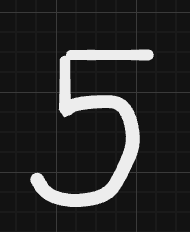
#> input picture scribbletex/Example.png, 190 x 232 px, found by its file name
$ python openCVMain.py
#> lines starting #> are read from the running program, lines starting #| are printed output that depends on the picture; after the words box and inside, x2 and y2 are one past the last pixel; in counts of white or black regions, pixels touching at a corner belong together
### scribbletex/src/imageToNumpy.py
import numpy as np
import cv2


def toGrayscale(image):
    """ Converts to grayscale, 1s and 0s ONLY"""
    threshold = 0.5
    gray = cv2.cvtColor(image, cv2.COLOR_BGR2GRAY)

    zerosAndOnes = gray / 255
    zerosAndOnes[zerosAndOnes <= threshold] = 0
    zerosAndOnes[zerosAndOnes >= threshold] = 1

    return zerosAndOnes

def underlyingRows(grayImage):
    """ The most important concept. Squashes, as of writing, all of the rows onto itself in order to see the horizontal
    area of each possible letter. For instance,

    00100
    00100    => [0, 0, 1, 0, 0]
    00100

    """

    compressed = np.any(grayImage == 1, axis=0).astype(int)
    return compressed

#DEPRECATED
def underlyingCols(grayImage):
    """ DEPRECATED: Same as above but for columns"""

    compressed = np.any(grayImage == 1, axis=1).astype(int)

    return compressed

def groupOnes1xD(rowImage):
    """ Input a 1 x D array, create a list that has all of start and end indices of every groupings of ones in a tuple
    Return an array of size 2 begin/end indices
    """

    groupings = [] # main array that will hold [begin, end] of contigous 1s
    numElements = rowImage.shape[0]
    sameString = False # state machine, baby
    temp = []

    for index in range(numElements):
        if (rowImage[index] == 1):
            if not sameString:
                sameString = True
                temp.append(index)
        else:
            if (sameString and index != 0):
                temp.append(index - 1)
                groupings.append(temp)
                temp = []
            sameString = False

    return groupings

    #groupOnesVertically
def groupOnesVert(img):
    """ Given a 2D array, find where the 1s begin and end from top down
    This is a helper method for getSubarrays and the goal is for a segment of the full array to be plugged in.
    """
    oneRows = np.any(img, axis=1)
    oneIndices = np.where(oneRows)[0]
    firstOccurrance = oneIndices[0] if oneIndices.size > 0 else None
    lastOccurance = oneIndices[-1] if oneIndices.size > 0 else None
    return firstOccurrance, lastOccurance


def getSubarrays(img, row):
    """ Given the big picture (2D array), be able to split letter by letter and return a 3D array"""
    subArrays = [] # holds all of the subArrays/subPicture
    for grouping in row:
        arr = img[:, grouping[0] : grouping[1]] #Captures the rows for one group
        firstOccurrance, lastOccurance = groupOnesVert(arr) #Captures the first and last heights
        arr = arr[firstOccurrance:lastOccurance, :]
        subArrays.append(arr)

    return subArrays

def SINGLEresizeSmaller(img, padding):
    """ Given any size large image (2D Array), minimize and add a specified amount of padding
    The resulting image must always be 45x45 based on the specifications of the ML model
    """
    if (padding > 23):
        print("REDUCE THE PADDING.")
    else:
        subtract = padding * 2 #T his is how big the canvas must be because the padding will be added in last
        canvassize = 45 - subtract # This is both the height and the width
        reducedImg = cv2.resize(img, (canvassize, canvassize)) # Reduce image size
        padded = np.pad(reducedImg, padding, mode = "constant", constant_values=0) # Do some padding
        return padded

def MULTIresizeSmaller(imgs, padding):
    """ Takes in a 3D array, calls SINGLEresizeSmaller on every layer and returns a 3D array """
    imgs = np.array(imgs)
    numLayers = imgs.shape[0]
    resizedImgs = []

    for index in range(numLayers):
        resized = SINGLEresizeSmaller(imgs[index], padding)
        resizedImgs.append(resized)

    return resizedImgs


# [5 lines left out: function convertAll2D, not called in this run]


### scribbletex/src/openCVMain.py
import numpy as np
import cv2

from imageToNumpy import *

def main(imgFileName):
    print("______________________________________________________________")
    #______________LOAD FILE_________________
    # file paths, right now, this only runs on Jonathan's machine

    img = cv2.imread(imgFileName) #convert into a numpy array
#> img is the input picture: shape (232, 190, 3); min 18, max 237, mean 42.9

    print("Loaded image shape: " + str(img.shape))
#| Loaded image shape: (232, 190, 3)
    print()
    print("______________________________________________________________")

    #________________GRAYSCALE_______________________
    gray = toGrayscale(img)
#> in toGrayscale, `zerosAndOnes[zerosAndOnes <= threshold] = 0`:
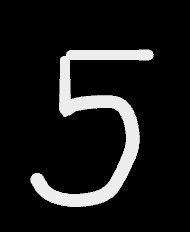
#> zerosAndOnes: shape (232, 190) float64; min 0, max 0.929, mean 0.0972
#> in toGrayscale, `zerosAndOnes[zerosAndOnes >= threshold] = 1`:
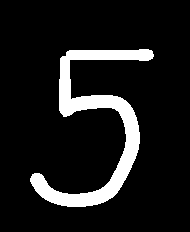
#> zerosAndOnes: shape (232, 190) float64; values 0 (black) and 1 (white), 10.7% white; 1 white region, box (x1, y1, x2, y2) and area: (30, 49, 154, 207) 4729

    print("Export gray image to grayscale for testing purposes")
    # For testing purposes, export to txt
    np.savetxt("gray.txt", gray, fmt='%d')
    print()
    print("______________________________________________________________")
    #________________UNDERLYING ROWS AND COLS__________________

    rows = underlyingRows(gray) #Get the 1D array of rows collapsed
#> in underlyingRows, `compressed = np.any(grayImage == 1, axis=0).astype(int)`: compressed = 190 values, max 1 at index 30, min 0 at index 0, mean 0.653
#> rows has the same summary as compressed in underlyingRows
    cols = underlyingCols(gray) #DEPRECATED: get 1D array of columns collapsed
#> in underlyingCols, `compressed = np.any(grayImage == 1, axis=1).astype(int)`: compressed = 232 values, max 1 at index 49, min 0 at index 0, mean 0.681
#> cols has the same summary as compressed in underlyingCols

    print("Rows: " + str(rows))
#| Rows: [0 0 0 0 0 0 0 0 0 0 0 0 0 0 0 0 0 0 0 0 0 0 0 0 0 0 0 0 0 0 1 1 1 1 1 1 1
#|  1 1 1 1 1 1 1 1 1 1 1 1 1 1 1 1 1 1 1 1 1 1 1 1 1 1 1 1 1 1 1 1 1 1 1 1 1
#|  1 1 1 1 1 1 1 1 1 1 1 1 1 1 1 1 1 1 1 1 1 1 1 1 1 1 1 1 1 1 1 1 1 1 1 1 1
#|  1 1 1 1 1 1 1 1 1 1 1 1 1 1 1 1 1 1 1 1 1 1 1 1 1 1 1 1 1 1 1 1 1 1 1 1 1
#|  1 1 1 1 1 1 0 0 0 0 0 0 0 0 0 0 0 0 0 0 0 0 0 0 0 0 0 0 0 0 0 0 0 0 0 0 0
#|  0 0 0 0 0]
    print("Cols: " + str(cols))
#| Cols: [0 0 0 0 0 0 0 0 0 0 0 0 0 0 0 0 0 0 0 0 0 0 0 0 0 0 0 0 0 0 0 0 0 0 0 0 0
#|  0 0 0 0 0 0 0 0 0 0 0 0 1 1 1 1 1 1 1 1 1 1 1 1 1 1 1 1 1 1 1 1 1 1 1 1 1
#|  1 1 1 1 1 1 1 1 1 1 1 1 1 1 1 1 1 1 1 1 1 1 1 1 1 1 1 1 1 1 1 1 1 1 1 1 1
#|  1 1 1 1 1 1 1 1 1 1 1 1 1 1 1 1 1 1 1 1 1 1 1 1 1 1 1 1 1 1 1 1 1 1 1 1 1
#|  1 1 1 1 1 1 1 1 1 1 1 1 1 1 1 1 1 1 1 1 1 1 1 1 1 1 1 1 1 1 1 1 1 1 1 1 1
#|  1 1 1 1 1 1 1 1 1 1 1 1 1 1 1 1 1 1 1 1 1 1 0 0 0 0 0 0 0 0 0 0 0 0 0 0 0
#|  0 0 0 0 0 0 0 0 0 0]
    print()
    print("______________________________________________________________")

    #_____________GROUPINGS_________________
    testExampleRow = np.array([0, 0, 1, 1, 1, 0, 0, 1, 1, 1, 1, 0, 0])
    testExampleCol = np.array([[0], [0], [1], [1], [1], [0], [0], [1], [1], [1], [1], [0], [0]])
    groups = groupOnes1xD(rows)
#> after the loop in groupOnes1xD, `for index in range(numElements):`: groupings = [[30, 153]]
#> groups = [[30, 153]]

    #_____________GET SUBARRAY______________
    subarray = getSubarrays(gray, groups)
#> the loop in getSubarrays, `for grouping in row:` made 1 pass
#> (grouping, firstOccurrance, lastOccurance) on pass 1: ([30, 153], 49, 206)
#> pass 1, in getSubarrays, `arr = img[:, grouping[0] : grouping[1]]`:
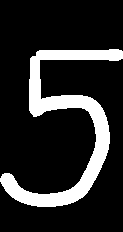
#> arr: shape (232, 123) float64; values 0 (black) and 1 (white), 16.6% white; 1 white region, box (x1, y1, x2, y2) and area: (0, 49, 123, 207) 4726
#> pass 1, in getSubarrays, `arr = arr[firstOccurrance:lastOccurance, :]`:
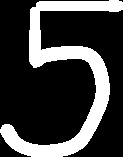
#> arr: shape (157, 123) float64; values 0 (black) and 1 (white), 24.4% white; 1 white region, box (x1, y1, x2, y2) and area: (0, 0, 123, 157) 4707
#> after the loop in getSubarrays, `for grouping in row:`: subArrays = 1 item
#> subarray = 1 item
    np.savetxt("subarray.txt", subarray[0], fmt='%d') # Subarray is 3D array that every layer, holds a letter that is bounded perfectly

    print()
    print("______________________________________________________________")
    #_______PERFORM RESIZE AND PADDING TO 45x45________

    print("perform resize and padding to 45x45: ")
    resize = MULTIresizeSmaller(subarray, 2)
#> the loop in MULTIresizeSmaller, `for index in range(numLayers):` made 1 pass
#> pass 1, in SINGLEresizeSmaller, `reducedImg = cv2.resize(img, (canvassize, canvassize))`:
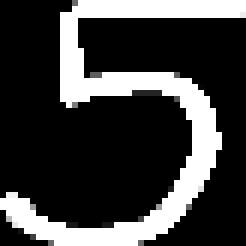
#> reducedImg: shape (41, 41) float64 (shown 6 times larger); min 0, max 1, mean 0.247
#> pass 1, in SINGLEresizeSmaller, `padded = np.pad(reducedImg, padding, mode = "constant", constant_value..`:
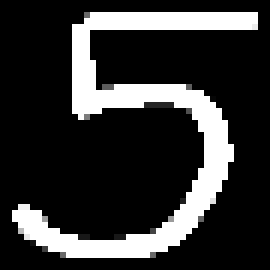
#> padded: shape (45, 45) float64 (shown 6 times larger); min 0, max 1, mean 0.205
#> resize = 1 item
    np.savetxt("reducedSize.txt", resize[0], fmt='%d') # Subarray is 3D array that every layer, holds a letter that is bounded perfectly

    print()
    print("______________________________________________________________")


    # Conclusion: IN THE END, resize spits out a 3D array where each 2D array slice is a 45x45 image
    # Call StacK:
    # getImgFileName = "path to image"
    # call cv2.imread
    # call toGrayScale(img)
    # call underlyingRows(grayScaleimg)
    # call groupOnes1xd(underlyingRows)
    # call getSubarrays(gray, Groups)
    # call MULTIresizeSmaller(resize, padding)
    # call convertAll2D(resize)
    # This can now go straight into the model
    # call MULTIresizeSmaller(subarray, padding)
    # You now get 3D array
main("/Users/jonathan/Documents/Desktop/GT Master Files/Fall 2023/AI Hack/ScribbleTex/scribbletex/Example.png")
